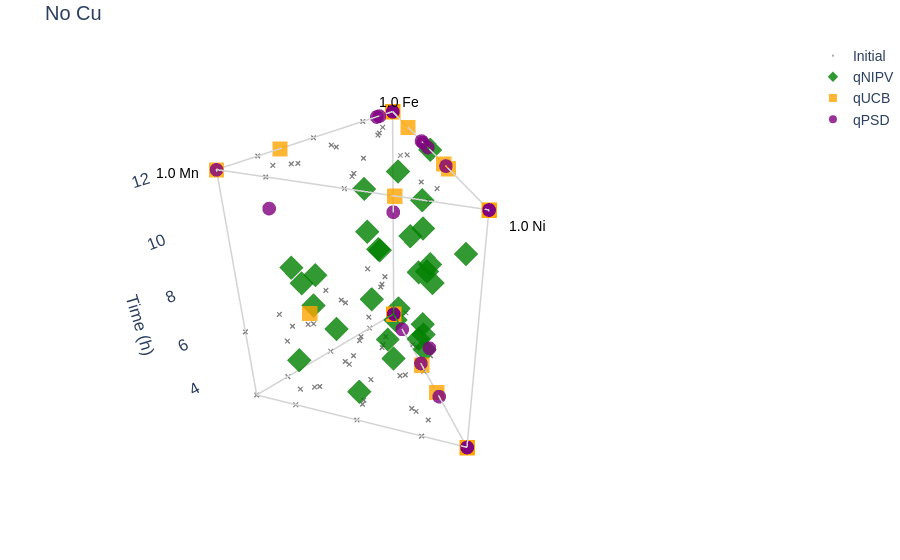
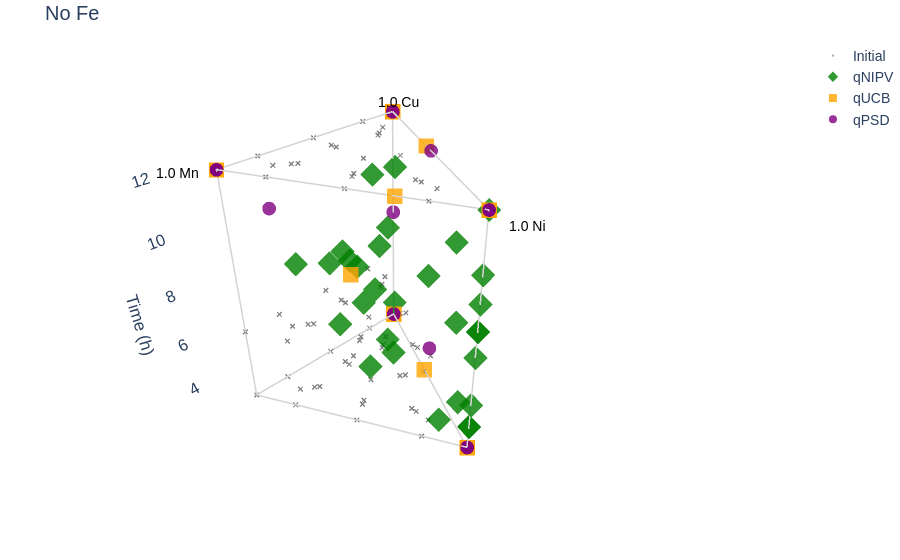
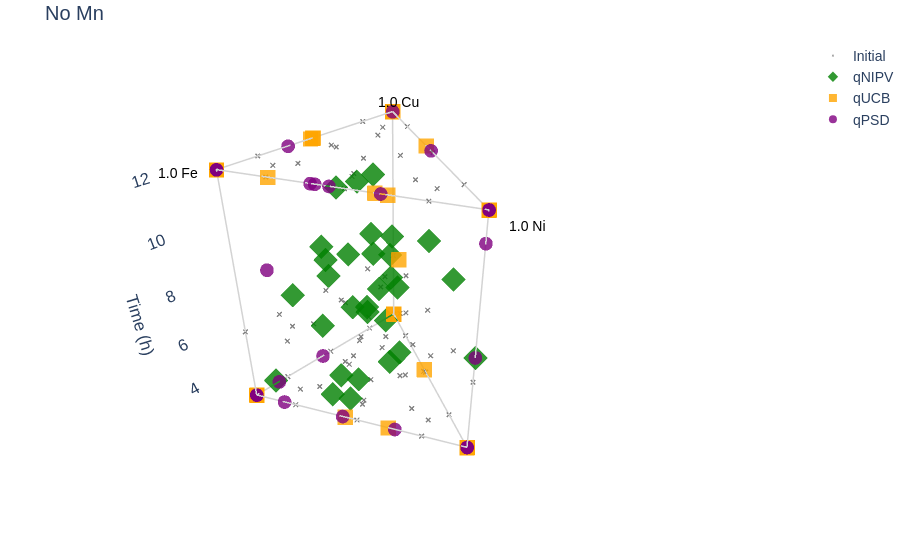
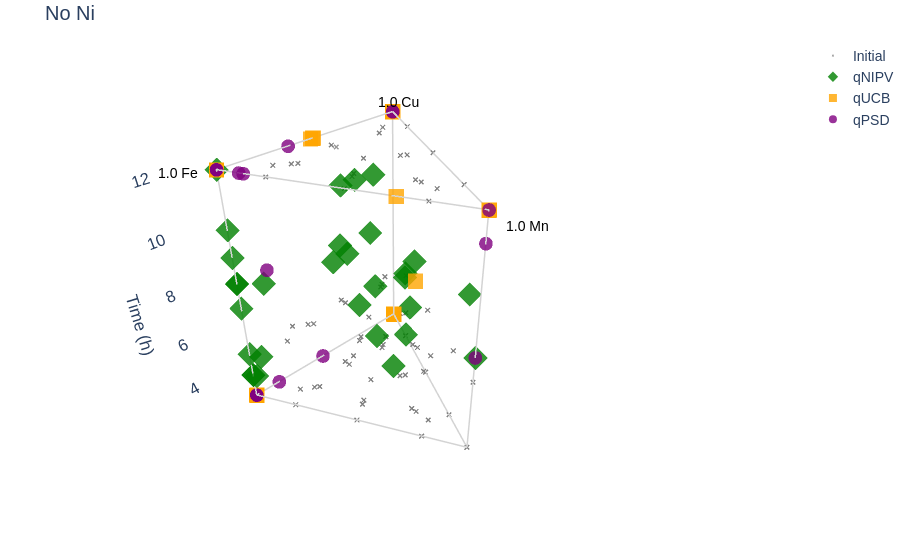

The cell these charts' notebook holds for them, in order:
### Code cell
# Prism plot of ternary diagram with Time as z axis value

import numpy as np
import plotly.graph_objects as go

# Set TMs
tms = ["Cu", "Fe", "Mn", "Ni"]

# Set z axis value
z_feature = "Time"
z_label = "Time (h)"

for i in range(len(tms)):

    other_tms = tms.copy()
    other_tms.remove(tms[i]) # removes a TM, length is 3

    # Make a ternary plot (equilateral triangle) in 2D cartesian
    total = combined_df[other_tms[0]] + combined_df[other_tms[1]] + combined_df[other_tms[2]]
    f_tm0 = combined_df[other_tms[0]] / total
    f_tm1 = combined_df[other_tms[1]] / total
    f_tm2 = combined_df[other_tms[2]] / total

    # Barycentric transformations such that tm0 vertex is (0, 0), tm1 vertex is (1, 0), tm2 vertex is (0.5, sqrt(3)/2)
    combined_df['X'] = f_tm1 + 0.5 * f_tm2
    combined_df['Y'] = f_tm2 * (np.sqrt(3) / 2)

    # Original dataset plotted in grey
    initial = combined_df[combined_df["Dataset"] == "initial"]
    qNIPV = combined_df[combined_df["Dataset"] == "qNIPV"]
    qUCB = combined_df[combined_df["Dataset"] == "qUCB"]
    qPSD = combined_df[combined_df["Dataset"] == "qPSD"]
    data = [go.Scatter3d(x=initial['X'], y=initial['Y'], z=initial[z_feature], mode='markers', name='Initial', marker=dict(size=2, color="grey", symbol="x"), opacity=0.8),
            go.Scatter3d(x=qNIPV['X'], y=qNIPV['Y'], z=qNIPV[z_feature], mode='markers', name='qNIPV', marker=dict(color='green', symbol='diamond'), opacity=0.8),
            go.Scatter3d(x=qUCB['X'], y=qUCB['Y'], z=qUCB[z_feature], mode='markers', name='qUCB', marker=dict(color='orange', symbol='square'), opacity=0.8),
            go.Scatter3d(x=qPSD['X'], y=qPSD['Y'], z=qPSD[z_feature], mode='markers', name='qPSD', marker=dict(color='purple', symbol='circle'), opacity=0.8)
    ]

    fig = go.Figure(data)

    # Prism outline using Cartesian coordinates of the 3 corners of the equilateral triangle
    corners = {
        other_tms[0]: (0.0, 0.0),
        other_tms[1]: (1.0, 0.0),
        other_tms[2]: (0.5, np.sqrt(3)/2)
    }
    z_min, z_max = combined_df[z_feature].min(), combined_df[z_feature].max()

    # Vertical wireframe line for each element corner from base to top
    for label, (cx, cy) in corners.items():
        fig.add_trace(go.Scatter3d(
            x=[cx, cx], y=[cy, cy], z=[z_min, z_max],
            mode='lines',
            line=dict(color='lightgray', width=3),
            name=f'{label} Axis Edge',
            showlegend=False
        ))

    # Lines betwen each corner at the base and top
    z_values = (z_min, z_max)
    for z in z_values:
        fig.add_trace(go.Scatter3d(
            x=[corners[other_tms[0]][0], corners[other_tms[1]][0], corners[other_tms[2]][0], corners[other_tms[0]][0]],
            y=[corners[other_tms[0]][1], corners[other_tms[1]][1], corners[other_tms[2]][1], corners[other_tms[0]][1]],
            z=[z, z, z, z],
            mode='lines',
            line=dict(color='lightgray', width=3),
            name='Base',
            showlegend=False
        ))

    # Position of corner labels
    centroid = np.array([0.5, np.sqrt(3)/6])
    scale = 1.25  # 25% larger triangle

    tm0_label = centroid + scale * (corners[other_tms[0]] - centroid)
    tm1_label = centroid + scale * (corners[other_tms[1]] - centroid)
    tm2_label = centroid + scale * (corners[other_tms[2]] - centroid)

    # Hide default 3D grid and add labels
    fig.update_layout(
        font=dict(family="Arial", size=14),
        scene=dict(

            xaxis=dict(showgrid=False, zeroline=False, showticklabels=False, title="", showbackground=False),
            yaxis=dict(showgrid=False, zeroline=False, showticklabels=False, title="", showbackground=False),
            zaxis=dict(title=z_label, showgrid=False, showbackground=False),

            annotations=[
                dict(x=tm0_label[0], y=tm0_label[1], z=z_max, text=f"1.0 {other_tms[0]}", showarrow=False, font=dict(color="black")),
                dict(x=tm1_label[0], y=tm1_label[1], z=z_max, text=f"1.0 {other_tms[1]}", showarrow=False, font=dict(color="black")),
                dict(x=tm2_label[0], y=tm2_label[1], z=z_max, text=f"1.0 {other_tms[2]}", showarrow=False, font=dict(color="black")),
            ]
        ),
        title = f"No {tms[i]}",
        margin=dict(l=0, r=0, b=0, t=40),
    )

    fig.show()

### Figure 1 — Plotly figure (JSON) as saved in the notebook; plotly's stock layout.template omitted (floating-point values rounded to 4 significant figures; data arrays with more than 128 entries replaced by an {"elided": "..."} marker saying what was removed)
{"data": [{"marker": {"color": "grey", "size": 2, "symbol": "x"}, "mode": "markers", "name": "Initial", "opacity": 0.8, "type": "scatter3d", "x": {"elided": "263 float values"}, "y": {"elided": "263 float values"}, "z": {"elided": "263 float values"}}, {"marker": {"color": "green", "symbol": "diamond"}, "mode": "markers", "name": "qNIPV", "opacity": 0.8, "type": "scatter3d", "x": [0.8544, 0.6756, 0.1253, 0.3107, 0.3643, 0.2338, 0.426, 0.6755, 0.1968, 0.219, 0.7888, 0.6077, 0.3338, 0.1954, 0.5203, 0.7457, 0.5171, 0.2372, 0.2533, 0.4173, 0.7005, 0.04481, 0.2065, 0.1855, 0.07289, 0.503, 0.2796, 0.2936, 0.3322, 0.8645], "y": [0.181, 0.2512, 0.2169, 0.4678, 0.5397, 0.4049, 0.7378, 0.5621, 0.341, 0.3792, 0.1762, 0.3097, 0.2106, 0.3384, 0.4558, 0.1892, 0.3258, 0.4108, 0.4387, 0.2142, 0.1672, 0.07039, 0.3577, 0.3214, 0.09733, 0.2886, 0.4341, 0.269, 0.1991, 0.2154], "z": [5.0, 6.0, 8.0, 8.0, 8.0, 12.0, 10.0, 7.0, 10.0, 5.0, 8.0, 3.0, 8.0, 4.0, 5.0, 7.0, 7.0, 4.0, 8.0, 9.0, 8.0, 10.0, 9.0, 7.0, 4.0, 11.0, 5.0, 5.0, 8.0, 9.0]}, {"marker": {"color": "orange", "symbol": "square"}, "mode": "markers", "name": "qUCB", "opacity": 0.8, "type": "scatter3d", "x": [0.0, NaN, 0.0, 0.5, 0.5, 0.6857, 0.5, 0.0, 0.305, 1.0, 0.5, NaN, 0.2215, 0.0, 0.5, 0.328, 0.0, 0.0, NaN, 0.1034, 0.7965, 0.5, 0.0, 0.5, 0.6595, 0.5, 0.0, 0.0, 0.3233, NaN], "y": [0.0, NaN, 0.0, 0.866, 0.866, 0.0, 0.866, 0.0, 0.5283, 0.0, 0.866, NaN, 0.3836, 0.0, 0.866, 0.5681, 0.0, 0.0, NaN, 0.1791, 0.2214, 0.866, 0.0, 0.866, 0.5898, 0.866, 0.0, 0.0, 0.56, NaN], "z": [3.0, 12.0, 12.0, 12.0, 3.0, 12.0, 12.0, 12.0, 12.0, 12.0, 12.0, 3.0, 3.0, 3.0, 3.0, 12.0, 12.0, 12.0, 12.0, 12.0, 7.0, 3.0, 3.0, 12.0, 12.0, 3.0, 12.0, 12.0, 3.0, 3.0]}, {"marker": {"color": "purple", "symbol": "circle"}, "mode": "markers", "name": "qPSD", "opacity": 0.8, "type": "scatter3d", "x": [0.091, 0.0, 0.1941, 0.5, 0.0, 0.3155, 0.5, 0.07145, 0.902, 0.0, 0.5, 0.0, 0.221, 0.0, 0.5, 0.5, 0.0, 0.1091, 0.0, NaN, 0.0, 1.0, 0.0, 0.0, 0.2155, 0.5902, 0.5, 0.1856, 0.5, 0.3385], "y": [0.0, 0.0, 0.3363, 0.866, 0.0, 0.5465, 0.866, 0.1238, 0.1697, 0.0, 0.866, 0.0, 0.3829, 0.0, 0.866, 0.866, 0.0, 0.0, 0.0, NaN, 0.0, 0.0, 0.0, 0.0, 0.3733, 0.7097, 0.866, 0.3215, 0.866, 0.5863], "z": [12.0, 3.0, 12.0, 12.0, 12.0, 12.0, 3.0, 3.0, 11.0, 12.0, 12.0, 12.0, 12.0, 8.0, 3.0, 12.0, 3.0, 12.0, 3.0, 12.0, 12.0, 12.0, 3.0, 3.0, 3.0, 7.0, 12.0, 12.0, 3.0, 3.0]}, {"line": {"color": "lightgray", "width": 3}, "mode": "lines", "name": "Fe Axis Edge", "showlegend": false, "type": "scatter3d", "x": [0, 0], "y": [0, 0], "z": [3, 12]}, {"line": {"color": "lightgray", "width": 3}, "mode": "lines", "name": "Mn Axis Edge", "showlegend": false, "type": "scatter3d", "x": [1, 1], "y": [0, 0], "z": [3, 12]}, {"line": {"color": "lightgray", "width": 3}, "mode": "lines", "name": "Ni Axis Edge", "showlegend": false, "type": "scatter3d", "x": [0.5, 0.5], "y": [0.866, 0.866], "z": [3, 12]}, {"line": {"color": "lightgray", "width": 3}, "mode": "lines", "name": "Base", "showlegend": false, "type": "scatter3d", "x": [0, 1, 0.5, 0], "y": [0, 0, 0.866, 0], "z": [3, 3, 3, 3]}, {"line": {"color": "lightgray", "width": 3}, "mode": "lines", "name": "Base", "showlegend": false, "type": "scatter3d", "x": [0, 1, 0.5, 0], "y": [0, 0, 0.866, 0], "z": [12, 12, 12, 12]}], "layout": {"font": {"family": "Arial", "size": 14}, "margin": {"b": 0, "l": 0, "r": 0, "t": 40}, "scene": {"annotations": [{"font": {"color": "black"}, "showarrow": false, "text": "1.0 Fe", "x": -0.125, "y": -0.07217, "z": 12}, {"font": {"color": "black"}, "showarrow": false, "text": "1.0 Mn", "x": 1.125, "y": -0.07217, "z": 12}, {"font": {"color": "black"}, "showarrow": false, "text": "1.0 Ni", "x": 0.5, "y": 1.01, "z": 12}], "xaxis": {"showbackground": false, "showgrid": false, "showticklabels": false, "title": {"text": ""}, "zeroline": false}, "yaxis": {"showbackground": false, "showgrid": false, "showticklabels": false, "title": {"text": ""}, "zeroline": false}, "zaxis": {"showbackground": false, "showgrid": false, "title": {"text": "Time (h)"}}}, "title": {"text": "No Cu"}}}

### Figure 2 — Plotly figure (JSON) as saved in the notebook; plotly's stock layout.template omitted (floating-point values rounded to 4 significant figures; data arrays with more than 128 entries replaced by an {"elided": "..."} marker saying what was removed)
{"data": [{"marker": {"color": "grey", "size": 2, "symbol": "x"}, "mode": "markers", "name": "Initial", "opacity": 0.8, "type": "scatter3d", "x": {"elided": "263 float values"}, "y": {"elided": "263 float values"}, "z": {"elided": "263 float values"}}, {"marker": {"color": "green", "symbol": "diamond"}, "mode": "markers", "name": "qNIPV", "opacity": 0.8, "type": "scatter3d", "x": [0.3057, 0.6383, 0.5, 0.5155, 0.3335, 0.5, 0.3824, 0.6755, 0.5, 0.5, 0.4721, 0.4309, 0.1439, 0.5, 0.4882, 0.3711, 0.4486, 0.5, 0.5, 0.648, 0.5877, 0.01751, 0.5, 0.5, 0.5647, 0.3759, 0.5273, 0.1835, 0.306, 0.8332], "y": [0.06477, 0.2374, 0.866, 0.7763, 0.4942, 0.866, 0.6624, 0.5621, 0.866, 0.866, 0.1055, 0.2196, 0.09079, 0.866, 0.4278, 0.09415, 0.2827, 0.866, 0.866, 0.3327, 0.1403, 0.02751, 0.866, 0.866, 0.754, 0.2156, 0.8187, 0.1681, 0.1834, 0.2076], "z": [5.0, 6.0, 8.0, 8.0, 8.0, 12.0, 10.0, 7.0, 10.0, 5.0, 8.0, 3.0, 8.0, 4.0, 5.0, 7.0, 7.0, 4.0, 8.0, 9.0, 8.0, 10.0, 9.0, 7.0, 4.0, 11.0, 5.0, 5.0, 8.0, 9.0]}, {"marker": {"color": "orange", "symbol": "square"}, "mode": "markers", "name": "qUCB", "opacity": 0.8, "type": "scatter3d", "x": [NaN, 0.0, 0.0, 0.2119, 0.5, 1.0, 0.5, NaN, 0.5, 1.0, 0.5, 0.0, 0.5, NaN, 0.5, 0.5, NaN, 0.0, 0.0, 0.5, 0.4445, 0.2402, NaN, 0.5, 0.6595, 0.5, 0.0, NaN, 0.5, 0.0], "y": [NaN, 0.0, 0.0, 0.367, 0.866, 0.0, 0.866, NaN, 0.866, 0.0, 0.866, 0.0, 0.866, NaN, 0.866, 0.866, NaN, 0.0, 0.0, 0.866, 0.1236, 0.416, NaN, 0.866, 0.5898, 0.866, 0.0, NaN, 0.866, 0.0], "z": [3.0, 12.0, 12.0, 12.0, 3.0, 12.0, 12.0, 12.0, 12.0, 12.0, 12.0, 3.0, 3.0, 3.0, 3.0, 12.0, 12.0, 12.0, 12.0, 12.0, 7.0, 3.0, 3.0, 12.0, 12.0, 3.0, 12.0, 12.0, 3.0, 3.0]}, {"marker": {"color": "purple", "symbol": "circle"}, "mode": "markers", "name": "qPSD", "opacity": 0.8, "type": "scatter3d", "x": [1.0, NaN, 0.5, 0.5, 0.0, 0.5, 0.5, 0.5, 0.902, NaN, 0.5, NaN, 0.5, 0.0, 0.5, 0.2389, NaN, 1.0, 0.0, 0.0, NaN, 1.0, 0.0, NaN, 0.5, 0.5902, 0.5, 0.5, 0.5, 0.5], "y": [0.0, NaN, 0.866, 0.866, 0.0, 0.866, 0.866, 0.866, 0.1697, NaN, 0.866, NaN, 0.866, 0.0, 0.866, 0.4138, NaN, 0.0, 0.0, 0.0, NaN, 0.0, 0.0, NaN, 0.866, 0.7097, 0.866, 0.866, 0.866, 0.866], "z": [12.0, 3.0, 12.0, 12.0, 12.0, 12.0, 3.0, 3.0, 11.0, 12.0, 12.0, 12.0, 12.0, 8.0, 3.0, 12.0, 3.0, 12.0, 3.0, 12.0, 12.0, 12.0, 3.0, 3.0, 3.0, 7.0, 12.0, 12.0, 3.0, 3.0]}, {"line": {"color": "lightgray", "width": 3}, "mode": "lines", "name": "Cu Axis Edge", "showlegend": false, "type": "scatter3d", "x": [0, 0], "y": [0, 0], "z": [3, 12]}, {"line": {"color": "lightgray", "width": 3}, "mode": "lines", "name": "Mn Axis Edge", "showlegend": false, "type": "scatter3d", "x": [1, 1], "y": [0, 0], "z": [3, 12]}, {"line": {"color": "lightgray", "width": 3}, "mode": "lines", "name": "Ni Axis Edge", "showlegend": false, "type": "scatter3d", "x": [0.5, 0.5], "y": [0.866, 0.866], "z": [3, 12]}, {"line": {"color": "lightgray", "width": 3}, "mode": "lines", "name": "Base", "showlegend": false, "type": "scatter3d", "x": [0, 1, 0.5, 0], "y": [0, 0, 0.866, 0], "z": [3, 3, 3, 3]}, {"line": {"color": "lightgray", "width": 3}, "mode": "lines", "name": "Base", "showlegend": false, "type": "scatter3d", "x": [0, 1, 0.5, 0], "y": [0, 0, 0.866, 0], "z": [12, 12, 12, 12]}], "layout": {"font": {"family": "Arial", "size": 14}, "margin": {"b": 0, "l": 0, "r": 0, "t": 40}, "scene": {"annotations": [{"font": {"color": "black"}, "showarrow": false, "text": "1.0 Cu", "x": -0.125, "y": -0.07217, "z": 12}, {"font": {"color": "black"}, "showarrow": false, "text": "1.0 Mn", "x": 1.125, "y": -0.07217, "z": 12}, {"font": {"color": "black"}, "showarrow": false, "text": "1.0 Ni", "x": 0.5, "y": 1.01, "z": 12}], "xaxis": {"showbackground": false, "showgrid": false, "showticklabels": false, "title": {"text": ""}, "zeroline": false}, "yaxis": {"showbackground": false, "showgrid": false, "showticklabels": false, "title": {"text": ""}, "zeroline": false}, "zaxis": {"showbackground": false, "showgrid": false, "title": {"text": "Time (h)"}}}, "title": {"text": "No Fe"}}}

### Figure 3 — Plotly figure (JSON) as saved in the notebook; plotly's stock layout.template omitted (floating-point values rounded to 4 significant figures; data arrays with more than 128 entries replaced by an {"elided": "..."} marker saying what was removed)
{"data": [{"marker": {"color": "grey", "size": 2, "symbol": "x"}, "mode": "markers", "name": "Initial", "opacity": 0.8, "type": "scatter3d", "x": {"elided": "263 float values"}, "y": {"elided": "263 float values"}, "z": {"elided": "263 float values"}}, {"marker": {"color": "green", "symbol": "diamond"}, "mode": "markers", "name": "qNIPV", "opacity": 0.8, "type": "scatter3d", "x": [0.06981, 0.4587, 0.8748, 0.7025, 0.4662, 0.7662, 0.4549, 0.5, 0.8031, 0.7811, 0.1932, 0.3283, 0.2513, 0.8046, 0.468, 0.1675, 0.4318, 0.7628, 0.7467, 0.7199, 0.3787, 0.2753, 0.7935, 0.8145, 0.9429, 0.3731, 0.7419, 0.351, 0.47, 0.4392], "y": [0.08677, 0.3553, 0.2169, 0.4768, 0.3958, 0.4049, 0.5847, 0.866, 0.341, 0.3792, 0.1612, 0.2591, 0.07941, 0.3384, 0.4447, 0.1246, 0.2913, 0.4108, 0.4387, 0.2647, 0.2114, 0.02029, 0.3577, 0.3214, 0.09898, 0.2166, 0.447, 0.1336, 0.1401, 0.6982], "z": [5.0, 6.0, 8.0, 8.0, 8.0, 12.0, 10.0, 7.0, 10.0, 5.0, 8.0, 3.0, 8.0, 4.0, 5.0, 7.0, 7.0, 4.0, 8.0, 9.0, 8.0, 10.0, 9.0, 7.0, 4.0, 11.0, 5.0, 5.0, 8.0, 9.0]}, {"marker": {"color": "orange", "symbol": "square"}, "mode": "markers", "name": "qUCB", "opacity": 0.8, "type": "scatter3d", "x": [1.0, 0.0, 0.5021, 0.2119, 0.5, 1.0, 0.5, 1.0, 0.695, NaN, 0.5, 0.0, 0.7785, 1.0, 0.5, 0.672, 1.0, 0.5178, 0.0, 0.8966, 0.1697, 0.2402, 1.0, 0.5, 0.5, 0.5, 0.5063, 1.0, 0.6767, 0.0], "y": [0.0, 0.0, 0.0, 0.367, 0.866, 0.0, 0.866, 0.0, 0.5283, NaN, 0.866, 0.0, 0.3836, 0.0, 0.866, 0.5681, 0.0, 0.0, 0.0, 0.1791, 0.1847, 0.416, 0.0, 0.866, 0.866, 0.866, 0.0, 0.0, 0.56, 0.0], "z": [3.0, 12.0, 12.0, 12.0, 3.0, 12.0, 12.0, 12.0, 12.0, 12.0, 12.0, 3.0, 3.0, 3.0, 3.0, 12.0, 12.0, 12.0, 12.0, 12.0, 7.0, 3.0, 3.0, 12.0, 12.0, 3.0, 12.0, 12.0, 3.0, 3.0]}, {"marker": {"color": "purple", "symbol": "circle"}, "mode": "markers", "name": "qPSD", "opacity": 0.8, "type": "scatter3d", "x": [1.0, 1.0, 0.8058, 0.5, 0.6424, 0.6845, 0.5, 0.9285, 0.5, 1.0, 0.5, 1.0, 0.7789, 0.8352, 0.5, 0.2389, 1.0, 1.0, 0.5575, 0.0, 1.0, NaN, 0.8569, 1.0, 0.7845, 0.5, 0.5, 0.8144, 0.5, 0.6615], "y": [0.0, 0.0, 0.3363, 0.866, 0.0, 0.5465, 0.866, 0.1238, 0.866, 0.0, 0.866, 0.0, 0.3829, 0.0, 0.866, 0.4138, 0.0, 0.0, 0.0, 0.0, 0.0, NaN, 0.0, 0.0, 0.3733, 0.866, 0.866, 0.3215, 0.866, 0.5863], "z": [12.0, 3.0, 12.0, 12.0, 12.0, 12.0, 3.0, 3.0, 11.0, 12.0, 12.0, 12.0, 12.0, 8.0, 3.0, 12.0, 3.0, 12.0, 3.0, 12.0, 12.0, 12.0, 3.0, 3.0, 3.0, 7.0, 12.0, 12.0, 3.0, 3.0]}, {"line": {"color": "lightgray", "width": 3}, "mode": "lines", "name": "Cu Axis Edge", "showlegend": false, "type": "scatter3d", "x": [0, 0], "y": [0, 0], "z": [3, 12]}, {"line": {"color": "lightgray", "width": 3}, "mode": "lines", "name": "Fe Axis Edge", "showlegend": false, "type": "scatter3d", "x": [1, 1], "y": [0, 0], "z": [3, 12]}, {"line": {"color": "lightgray", "width": 3}, "mode": "lines", "name": "Ni Axis Edge", "showlegend": false, "type": "scatter3d", "x": [0.5, 0.5], "y": [0.866, 0.866], "z": [3, 12]}, {"line": {"color": "lightgray", "width": 3}, "mode": "lines", "name": "Base", "showlegend": false, "type": "scatter3d", "x": [0, 1, 0.5, 0], "y": [0, 0, 0.866, 0], "z": [3, 3, 3, 3]}, {"line": {"color": "lightgray", "width": 3}, "mode": "lines", "name": "Base", "showlegend": false, "type": "scatter3d", "x": [0, 1, 0.5, 0], "y": [0, 0, 0.866, 0], "z": [12, 12, 12, 12]}], "layout": {"font": {"family": "Arial", "size": 14}, "margin": {"b": 0, "l": 0, "r": 0, "t": 40}, "scene": {"annotations": [{"font": {"color": "black"}, "showarrow": false, "text": "1.0 Cu", "x": -0.125, "y": -0.07217, "z": 12}, {"font": {"color": "black"}, "showarrow": false, "text": "1.0 Fe", "x": 1.125, "y": -0.07217, "z": 12}, {"font": {"color": "black"}, "showarrow": false, "text": "1.0 Ni", "x": 0.5, "y": 1.01, "z": 12}], "xaxis": {"showbackground": false, "showgrid": false, "showticklabels": false, "title": {"text": ""}, "zeroline": false}, "yaxis": {"showbackground": false, "showgrid": false, "showticklabels": false, "title": {"text": ""}, "zeroline": false}, "zaxis": {"showbackground": false, "showgrid": false, "title": {"text": "Time (h)"}}}, "title": {"text": "No Mn"}}}

### Figure 4 — Plotly figure (JSON) as saved in the notebook; plotly's stock layout.template omitted (floating-point values rounded to 4 significant figures; data arrays with more than 128 entries replaced by an {"elided": "..."} marker saying what was removed)
{"data": [{"marker": {"color": "grey", "size": 2, "symbol": "x"}, "mode": "markers", "name": "Initial", "opacity": 0.8, "type": "scatter3d", "x": {"elided": "263 float values"}, "y": {"elided": "263 float values"}, "z": {"elided": "263 float values"}}, {"marker": {"color": "green", "symbol": "diamond"}, "mode": "markers", "name": "qNIPV", "opacity": 0.8, "type": "scatter3d", "x": [0.1584, 0.4692, 1.0, 0.9125, 0.442, 1.0, 0.3611, 0.5, 1.0, 1.0, 0.2873, 0.338, 0.2483, 1.0, 0.4566, 0.2393, 0.4288, 1.0, 1.0, 0.708, 0.4201, 0.2702, 1.0, 1.0, 0.9906, 0.3734, 0.9709, 0.337, 0.4697, 0.4765], "y": [0.2472, 0.4849, 0.0, 0.07295, 0.05753, 0.0, 0.0, 0.866, 0.0, 0.0, 0.3773, 0.2933, 0.07013, 0.0, 0.2946, 0.2847, 0.266, 0.0, 0.0, 0.2972, 0.4352, 0.001064, 0.0, 0.0, 0.01629, 0.2182, 0.05035, 0.06508, 0.1336, 0.8013], "z": [5.0, 6.0, 8.0, 8.0, 8.0, 12.0, 10.0, 7.0, 10.0, 5.0, 8.0, 3.0, 8.0, 4.0, 5.0, 7.0, 7.0, 4.0, 8.0, 9.0, 8.0, 10.0, 9.0, 7.0, 4.0, 11.0, 5.0, 5.0, 8.0, 9.0]}, {"marker": {"color": "orange", "symbol": "square"}, "mode": "markers", "name": "qUCB", "opacity": 0.8, "type": "scatter3d", "x": [1.0, 0.0, 0.5021, 0.0, NaN, 0.6572, NaN, 1.0, 1.0, 0.5, NaN, 0.0, 1.0, 1.0, NaN, 1.0, 1.0, 0.5178, 0.0, 1.0, 0.2543, 0.0, 1.0, NaN, 0.5, NaN, 0.5063, 1.0, 1.0, 0.0], "y": [0.0, 0.0, 0.0, 0.0, NaN, 0.5938, NaN, 0.0, 0.0, 0.866, NaN, 0.0, 0.0, 0.0, NaN, 0.0, 0.0, 0.0, 0.0, 0.0, 0.3592, 0.0, 0.0, NaN, 0.866, NaN, 0.0, 0.0, 0.0, 0.0], "z": [3.0, 12.0, 12.0, 12.0, 3.0, 12.0, 12.0, 12.0, 12.0, 12.0, 12.0, 3.0, 3.0, 3.0, 3.0, 12.0, 12.0, 12.0, 12.0, 12.0, 7.0, 3.0, 3.0, 12.0, 12.0, 3.0, 12.0, 12.0, 3.0, 3.0]}, {"marker": {"color": "purple", "symbol": "circle"}, "mode": "markers", "name": "qPSD", "opacity": 0.8, "type": "scatter3d", "x": [0.9545, 1.0, 1.0, NaN, 0.6424, 1.0, NaN, 1.0, 0.5, 1.0, NaN, 1.0, 1.0, 0.8352, NaN, 0.0, 1.0, 0.9455, 0.5575, 0.0, 1.0, 0.5, 0.8569, 1.0, 1.0, 0.5, NaN, 1.0, NaN, 1.0], "y": [0.07881, 0.0, 0.0, NaN, 0.0, 0.0, NaN, 0.0, 0.866, 0.0, NaN, 0.0, 0.0, 0.0, NaN, 0.0, 0.0, 0.09448, 0.0, 0.0, 0.0, 0.866, 0.0, 0.0, 0.0, 0.866, NaN, 0.0, NaN, 0.0], "z": [12.0, 3.0, 12.0, 12.0, 12.0, 12.0, 3.0, 3.0, 11.0, 12.0, 12.0, 12.0, 12.0, 8.0, 3.0, 12.0, 3.0, 12.0, 3.0, 12.0, 12.0, 12.0, 3.0, 3.0, 3.0, 7.0, 12.0, 12.0, 3.0, 3.0]}, {"line": {"color": "lightgray", "width": 3}, "mode": "lines", "name": "Cu Axis Edge", "showlegend": false, "type": "scatter3d", "x": [0, 0], "y": [0, 0], "z": [3, 12]}, {"line": {"color": "lightgray", "width": 3}, "mode": "lines", "name": "Fe Axis Edge", "showlegend": false, "type": "scatter3d", "x": [1, 1], "y": [0, 0], "z": [3, 12]}, {"line": {"color": "lightgray", "width": 3}, "mode": "lines", "name": "Mn Axis Edge", "showlegend": false, "type": "scatter3d", "x": [0.5, 0.5], "y": [0.866, 0.866], "z": [3, 12]}, {"line": {"color": "lightgray", "width": 3}, "mode": "lines", "name": "Base", "showlegend": false, "type": "scatter3d", "x": [0, 1, 0.5, 0], "y": [0, 0, 0.866, 0], "z": [3, 3, 3, 3]}, {"line": {"color": "lightgray", "width": 3}, "mode": "lines", "name": "Base", "showlegend": false, "type": "scatter3d", "x": [0, 1, 0.5, 0], "y": [0, 0, 0.866, 0], "z": [12, 12, 12, 12]}], "layout": {"font": {"family": "Arial", "size": 14}, "margin": {"b": 0, "l": 0, "r": 0, "t": 40}, "scene": {"annotations": [{"font": {"color": "black"}, "showarrow": false, "text": "1.0 Cu", "x": -0.125, "y": -0.07217, "z": 12}, {"font": {"color": "black"}, "showarrow": false, "text": "1.0 Fe", "x": 1.125, "y": -0.07217, "z": 12}, {"font": {"color": "black"}, "showarrow": false, "text": "1.0 Mn", "x": 0.5, "y": 1.01, "z": 12}], "xaxis": {"showbackground": false, "showgrid": false, "showticklabels": false, "title": {"text": ""}, "zeroline": false}, "yaxis": {"showbackground": false, "showgrid": false, "showticklabels": false, "title": {"text": ""}, "zeroline": false}, "zaxis": {"showbackground": false, "showgrid": false, "title": {"text": "Time (h)"}}}, "title": {"text": "No Ni"}}}
